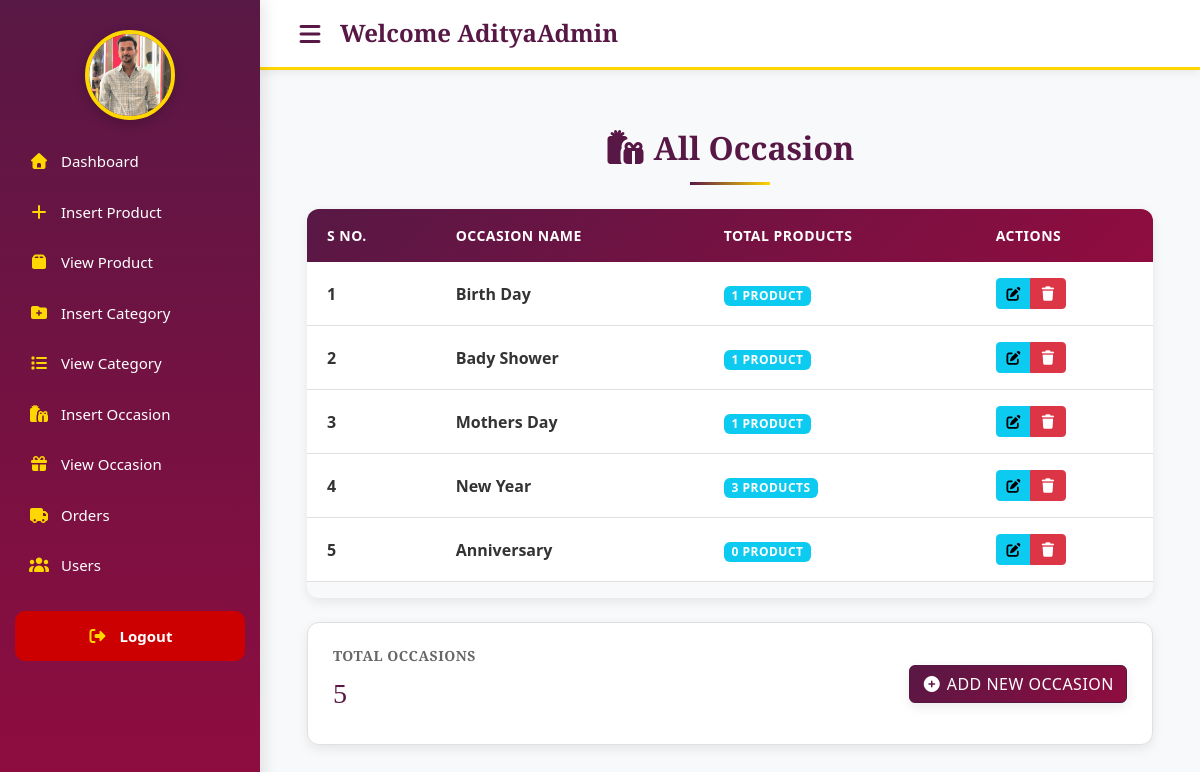
Screenshot of /admin/index.php?view_occasion (signed in) with the database file from the repository.
### tables this page shows
CREATE TABLE IF NOT EXISTS `occasions` (
  `occasion_id` int NOT NULL AUTO_INCREMENT,
  `occasion_title` varchar(255) NOT NULL,
  PRIMARY KEY (`occasion_id`)
);

### admin/view_occasion.php (the view, shortened to what this page needs)
<?php
include('../includes/connect.php');
?>
<div class="container mt-4">
    <h2 class="mb-4">
        <i class="fas fa-gifts me-2"></i>All Occasion
    </h2>
    <div class="table-responsive">
        <table class="table table-hover">
            <thead>
                <tr>
                    <th>S No.</th>
                    <th>Occasion Name</th>
                    <th>Total Products</th>
                    <th>Actions</th>
                </tr>
            </thead>
            <tbody>
                <?php
                $stmt = $con->prepare("SELECT * FROM occasions ORDER BY occasion_id DESC");
                $stmt->execute();
                $result = $stmt->get_result();
                $number = 0;
                if($result->num_rows > 0){
                    while($row = $result->fetch_assoc()){
                        $occasion_id = $row['occasion_id'];
                        $occasion_title = $row['occasion_title'];
                        $number++;
                        $count_stmt = $con->prepare("SELECT COUNT(*) AS total FROM products WHERE occasion_id=?");
                        $count_stmt->bind_param("i", $occasion_id);
                        $count_stmt->execute();
                        $count_result = $count_stmt->get_result();
                        $count_row = $count_result->fetch_assoc();
                        $product_count = $count_row['total'];
                ?>
                <tr>
                    <td><strong><?php echo $number ?></strong></td>
                    <td><strong><?php echo $occasion_title ?></strong></td>
                    <td>
                        <span class="badge bg-info">
                            <?php echo $product_count ?> Product<?php echo $product_count > 1 ? 's' : '' ?>
                        </span>
                    </td>
                    <td>
                        <div class="btn-group" role="group">
                            <a href="index.php?edit_occasion=<?php echo $occasion_id ?>"
                               class="btn btn-info btn-sm" title="Edit Occasion">
                               <i class="fa-solid fa-pen-to-square"></i>
                            </a>
                            <a href="index.php?delete_occasion=<?php echo $occasion_id ?>"
                               class="btn btn-danger btn-sm"
                               onclick="return confirm('Are you sure you want to delete this?')"
                               title="Delete Occasion">
                               <i class="fa-solid fa-trash"></i>
                            </a>
                        </div>
                    </td>
                </tr>
                <?php
                    }
                }
                ?>
            </tbody>
        </table>
    </div>
    <?php
    $total_stmt = $con->prepare("SELECT COUNT(*) AS total FROM occasions");
    $total_stmt->execute();
    $total_res = $total_stmt->get_result();
    $total_row = $total_res->fetch_assoc();
    $total_occasions = $total_row['total'];
    ?>
    <div class="row mt-4">
        <div class="col-md-12">
            <div class="card-box">
                <div class="d-flex justify-content-between align-items-center">
                    <div>
                        <h6>Total Occasions</h6>
                        <h3><?php echo $total_occasions ?></h3>
                    </div>
                    <div>
                        <a href="index.php?insert_occasion" class="btn btn-primary">
                            <i class="fas fa-plus-circle"></i> Add New Occasion
                        </a>
                    </div>
                </div>
            </div>
        </div>
    </div>
</div>

### admin/admin_style.css (style rules this page uses)
:root { --primary-color:#581845; --secondary-color:#FFD700; --accent-color:#900C3F;--light-bg:#F8F9FA;--dark-text:#333;--white:#FFFFFF;--text-medium:#666;--text-light:#999;--border-light:#E0E0E0;--success:#4CAF50;--danger:#DC3545;--warning:#FFC107;--info:#17A2B8;--shadow-sm:0 2px 5px rgba(0, 0, 0, 0.05);--shadow-md:0 4px 12px rgba(0, 0, 0, 0.08);--shadow-lg:0 8px 16px rgba(0, 0, 0, 0.1);--shadow-xl:0 12px 24px rgba(0, 0, 0, 0.15);--font-family-main:'Poppins', sans-serif;--font-family-logo:'Garamond', serif }
* { margin:0;padding:0;box-sizing:border-box }
body { font-family:var(--font-family-main);color:var(--dark-text);background-color:#fff;line-height:1.7;overflow-x:hidden;display:flex;flex-direction:column;min-height:100vh }
h1,h2,h3,h4,h5,h6 { font-family:var(--font-family-logo);font-weight:700;color:var(--primary-color) }
a { text-decoration:none;color:var(--primary-color);transition:all 0.3s cubic-bezier(0.4, 0, 0.2, 1) }
.btn { border:none;outline:none;box-shadow:none }
.btn-primary,.btn-primary:visited { background-color:var(--primary-color) !important;border-color:var(--primary-color) !important;color:var(--white) !important }
.card-box { background:var(--white);padding:25px;border-radius:12px;box-shadow:var(--shadow-md);transition:all 0.3s ease;border:1px solid var(--border-light) }
.card-box h6 { color:var(--text-medium);font-size:14px;font-weight:600;margin-bottom:12px;text-transform:uppercase;letter-spacing:0.5px }
.main h2 { color:var(--primary-color);font-family:var(--font-family-logo);font-weight:700;margin-bottom:30px;text-align:center }
.main h2::after { content:'';display:block;width:80px;height:3px;background:linear-gradient(90deg, var(--primary-color), var(--secondary-color));margin:15px auto 0 }
.btn-primary { background:linear-gradient(135deg, var(--primary-color) 0%, var(--accent-color) 100%);border:none;color:var(--white);padding:14px 40px;border-radius:10px;font-weight:700;font-size:16px;letter-spacing:0.5px;transition:all 0.3s ease;box-shadow:var(--shadow-md);text-transform:uppercase;position:relative;overflow:hidden }
.btn-primary::before { content:'';position:absolute;top:0;left:-100%;width:100%;height:100%;background:linear-gradient(90deg, transparent, rgba(255, 255, 255, 0.2), transparent);transition:left 0.5s }
.btn-danger { background:var(--danger);border:none;color:var(--white);padding:10px 25px;border-radius:8px;font-weight:600;transition:all 0.3s ease }
.btn-info { background:var(--info);border:none;color:var(--white);padding:10px 25px;border-radius:8px;font-weight:600;transition:all 0.3s ease }
.btn-sm { padding:8px 20px;font-size:14px }
.table-responsive { border-radius:12px;overflow:hidden;box-shadow:var(--shadow-md) }
.table { margin-bottom:0;background:var(--white) }
.table thead { background:linear-gradient(135deg, var(--primary-color) 0%, var(--accent-color) 100%);color:var(--white) }
.table thead th { padding:16px 20px;font-weight:600;text-transform:uppercase;font-size:14px;letter-spacing:0.5px;border:none }
.table tbody td { padding:16px 20px;vertical-align:middle;border-bottom:1px solid var(--border-light);color:var(--dark-text) }
.table tbody tr { transition:all 0.3s ease }
.badge { padding:8px 16px;border-radius:20px;font-weight:600;font-size:12px;letter-spacing:0.5px;text-transform:uppercase }

### rows the page displays
occasions: occasion_title "Birth Day", product_count "1"
occasions: occasion_title "Bady Shower", product_count "1"
occasions: occasion_title "Mothers Day", product_count "1"
occasions: occasion_title "New Year", product_count "3", shows "S"
occasions: occasion_title "Anniversary", product_count "0"

### other values shown
$_SESSION['admin_username'] "AdityaAdmin"
$total_occasions "5"
